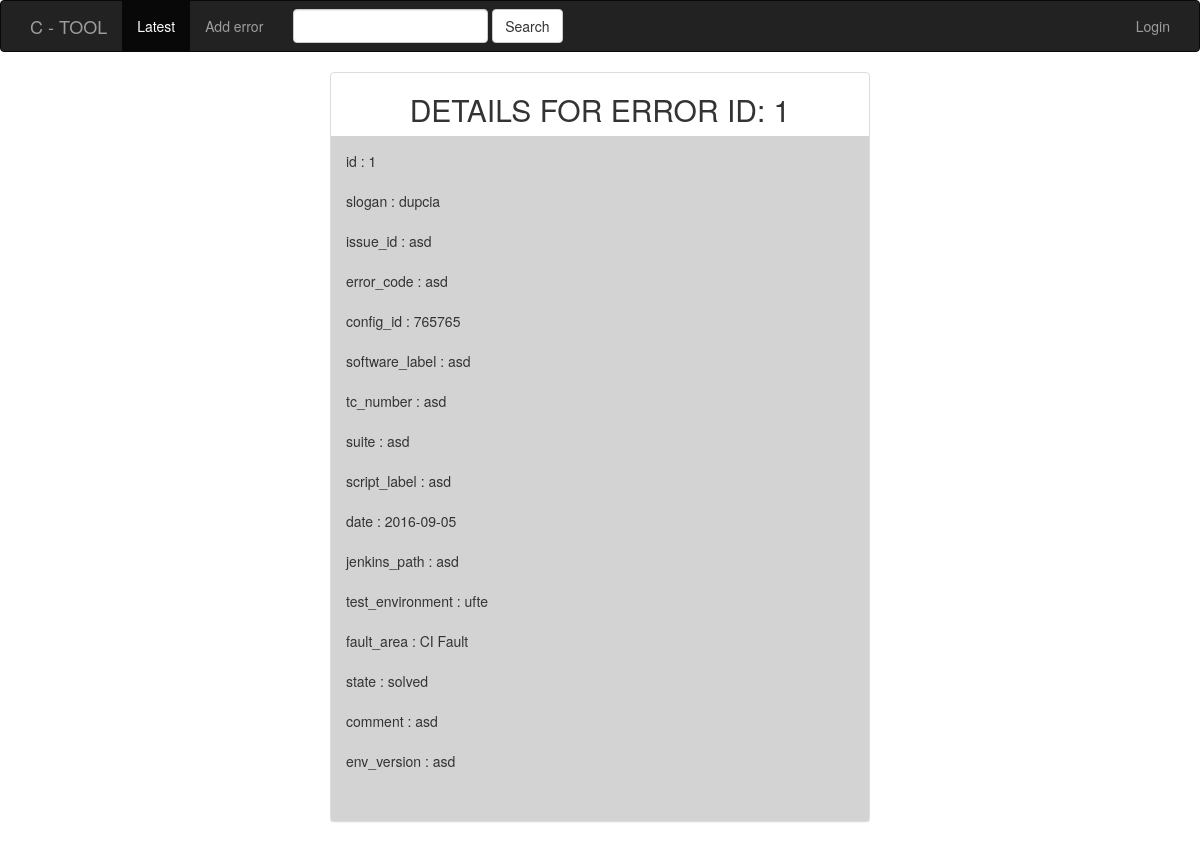
/1/, run on the app's committed database.
### errors/models.py (models this page shows, shortened)
class Error(models.Model):
    slogan = models.CharField(max_length=200)
    issue_id = models.CharField(max_length=200)
    error_code = models.CharField(max_length=200)
    config_id = models.CharField(max_length=200)
    software_label = models.CharField(max_length=200)
    tc_number = models.CharField(max_length=200)
    suite = models.CharField(max_length=200)
    script_label = models.CharField(max_length=200)
    date = models.DateField()
    jenkins_path = models.CharField(max_length=200)
    test_environment = models.CharField(max_length=200, default='', choices= [('ufte','ufte'), ('hibiscus',
                                                                                                'hibiscus')])
    fault_area = models.CharField(max_length=200, default='', choices= [('CI Fault', 'CI Fault'), ('Product Fault',
                                                                                                   'Product Fault')])
    state = models.CharField(max_length=200, default='', choices= [('in progress','in progress'), ('frozen', 'frozen'),
                                                                   ('solved', 'solved')])
    comment = models.CharField(max_length=1000)
    env_version = models.CharField(max_length=100)
    def get_fields(self):
        return [(field.name, field.value_to_string(self)) for field in Error._meta.fields]

### errors/views.py (the view)
# urls.py: url(r'^(?P<error_id>[0-9]+)/$', views.detail, name='detail'),
def detail(request, error_id):
    error = Error.objects.get(pk=error_id)
    return render(request, 'errors/detail.html', {'error': error})

### errors/templates/errors/detail.html
{% extends 'errors/base.html' %}
{% block body %}
    <div class="container">
        <div class=" col-md-offset-3 col-md-6">
            <div class="panel panel-default">
                <div class="panel-head">
                    <h2 style="text-align: center">DETAILS FOR ERROR ID: {{ error.id }}</h2>
                </div>
                <div class="panel-body" style="background-color: lightgray;">
                    <div class="form-group">
                        {% for name, value in error.get_fields %}
                            {% if value %}
                                {{ name }} : {{ value }} </br></br>
                            {% endif %}
                        {% endfor %}
                    </div>
                </div>
            </div>
        </div>
    </div>
{% endblock %}

### data on the page
Error: id "1", get_fields "dupcia" "asd" "asd" "765765" "asd" "asd" "asd" "asd" "asd" "ufte" "CI Fault" "solved" "asd" "asd"

### other printed values
{{ name }} "id" "slogan" "issue_id" "error_code" "config_id" "software_label" "tc_number" "suite" "script_label" "date" "jenkins_path" "test_environment" "fault_area" "state" "comment" "env_version"
{{ value }} "1" "2016-09-05"
